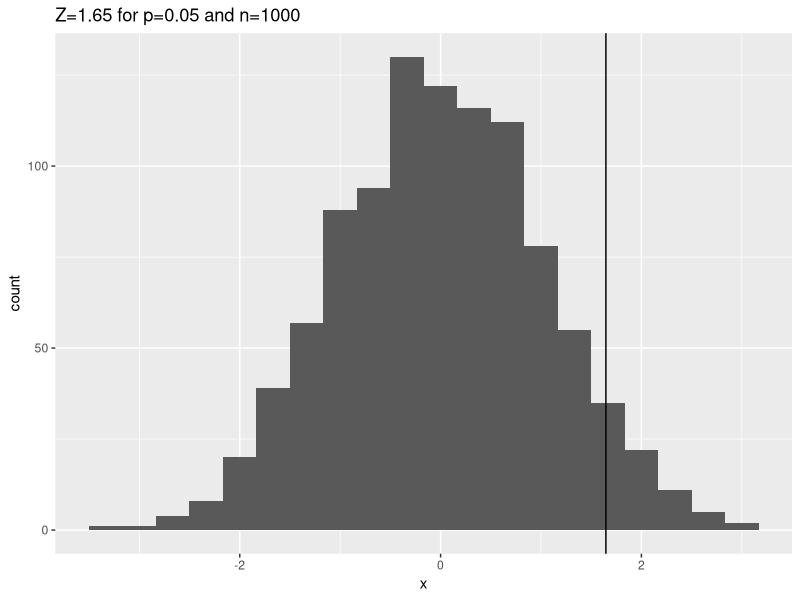

Write R code to recreate this figure.
## ---- chunk 1
library(tidyverse)

n <- 1000
p_val <- 0.05
df <- tibble::tibble(x = rnorm(n, mean = 0, sd = 1))
qt_05 <- qt(p_val, n, lower.tail = FALSE)
ggplot(df) +
  aes(x) +
  geom_histogram(bins = 20) +
  geom_vline(xintercept = qt_05) +
  ggtitle(paste0(
    "Z=",
    format(qt_05, digits = 3,
           nsmall = 2),
    " for p=",
    format(p_val, digits = 3, nsmall = 2),
    " and n=",
    n
  ))
